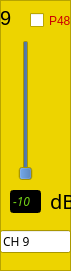
   <widget class="QFrame" name="frame_9">
    <property name="geometry">
     <rect>
      <x>0</x>
      <y>300</y>
      <width>71</width>
      <height>271</height>
     </rect>
    </property>
    <property name="palette">
     <palette>
      <active>
       <colorrole role="Base">
        <brush brushstyle="SolidPattern">
         <color alpha="255">
          <red>255</red>
          <green>255</green>
          <blue>255</blue>
         </color>
        </brush>
       </colorrole>
       <colorrole role="Window">
        <brush brushstyle="SolidPattern">
         <color alpha="255">
          <red>237</red>
          <green>212</green>
          <blue>0</blue>
         </color>
        </brush>
       </colorrole>
      </active>
      <inactive>
       <colorrole role="Base">
        <brush brushstyle="SolidPattern">
         <color alpha="255">
          <red>255</red>
          <green>255</green>
          <blue>255</blue>
         </color>
        </brush>
       </colorrole>
       <colorrole role="Window">
        <brush brushstyle="SolidPattern">
         <color alpha="255">
          <red>237</red>
          <green>212</green>
          <blue>0</blue>
         </color>
        </brush>
       </colorrole>
      </inactive>
      <disabled>
       <colorrole role="Base">
        <brush brushstyle="SolidPattern">
         <color alpha="255">
          <red>237</red>
          <green>212</green>
          <blue>0</blue>
         </color>
        </brush>
       </colorrole>
       <colorrole role="Window">
        <brush brushstyle="SolidPattern">
         <color alpha="255">
          <red>237</red>
          <green>212</green>
          <blue>0</blue>
         </color>
        </brush>
       </colorrole>
      </disabled>
     </palette>
    </property>
    <property name="autoFillBackground">
     <bool>true</bool>
    </property>
    <property name="frameShape">
     <enum>QFrame::StyledPanel</enum>
    </property>
    <property name="frameShadow">
     <enum>QFrame::Raised</enum>
    </property>
    <widget class="QLabel" name="label_3">
     <property name="geometry">
      <rect>
       <x>0</x>
       <y>10</y>
       <width>21</width>
       <height>16</height>
      </rect>
     </property>
     <property name="font">
      <font>
       <pointsize>15</pointsize>
      </font>
     </property>
     <property name="text">
      <string>9</string>
     </property>
    </widget>
    <widget class="QSlider" name="g_ch_9">
     <property name="geometry">
      <rect>
       <x>10</x>
       <y>40</y>
       <width>31</width>
       <height>141</height>
      </rect>
     </property>
     <property name="palette">
      <palette>
       <active>
        <colorrole role="Button">
         <brush brushstyle="SolidPattern">
          <color alpha="255">
           <red>52</red>
           <green>101</green>
           <blue>164</blue>
          </color>
         </brush>
        </colorrole>
       </active>
       <inactive>
        <colorrole role="Button">
         <brush brushstyle="SolidPattern">
          <color alpha="255">
           <red>52</red>
           <green>101</green>
           <blue>164</blue>
          </color>
         </brush>
        </colorrole>
       </inactive>
       <disabled>
        <colorrole role="Button">
         <brush brushstyle="SolidPattern">
          <color alpha="255">
           <red>52</red>
           <green>101</green>
           <blue>164</blue>
          </color>
         </brush>
        </colorrole>
       </disabled>
      </palette>
     </property>
     <property name="minimum">
      <number>0</number>
     </property>
     <property name="maximum">
      <number>12</number>
     </property>
     <property name="singleStep">
      <number>1</number>
     </property>
     <property name="pageStep">
      <number>1</number>
     </property>
     <property name="value">
      <number>0</number>
     </property>
     <property name="orientation">
      <enum>Qt::Vertical</enum>
     </property>
     <property name="tickInterval">
      <number>6</number>
     </property>
    </widget>
    <widget class="QCheckBox" name="p48_9">
     <property name="geometry">
      <rect>
       <x>30</x>
       <y>10</y>
       <width>41</width>
       <height>21</height>
      </rect>
     </property>
     <property name="palette">
      <palette>
       <active>
        <colorrole role="WindowText">
         <brush brushstyle="SolidPattern">
          <color alpha="255">
           <red>204</red>
           <green>0</green>
           <blue>0</blue>
          </color>
         </brush>
        </colorrole>
       </active>
       <inactive>
        <colorrole role="WindowText">
         <brush brushstyle="SolidPattern">
          <color alpha="255">
           <red>204</red>
           <green>0</green>
           <blue>0</blue>
          </color>
         </brush>
        </colorrole>
       </inactive>
       <disabled>
        <colorrole role="WindowText">
         <brush brushstyle="SolidPattern">
          <color alpha="255">
           <red>190</red>
           <green>190</green>
           <blue>190</blue>
          </color>
         </brush>
        </colorrole>
       </disabled>
      </palette>
     </property>
     <property name="text">
      <string>P48</string>
     </property>
    </widget>
    <widget class="QLineEdit" name="d_ch_9">
     <property name="enabled">
      <bool>false</bool>
     </property>
     <property name="geometry">
      <rect>
       <x>10</x>
       <y>190</y>
       <width>31</width>
       <height>23</height>
      </rect>
     </property>
     <property name="palette">
      <palette>
       <active>
        <colorrole role="WindowText">
         <brush brushstyle="SolidPattern">
          <color alpha="255">
           <red>0</red>
           <green>0</green>
           <blue>0</blue>
          </color>
         </brush>
        </colorrole>
        <colorrole role="Light">
         <brush brushstyle="SolidPattern">
          <color alpha="255">
           <red>255</red>
           <green>255</green>
           <blue>255</blue>
          </color>
         </brush>
        </colorrole>
        <colorrole role="Dark">
         <brush brushstyle="SolidPattern">
          <color alpha="255">
           <red>115</red>
           <green>210</green>
           <blue>22</blue>
          </color>
         </brush>
        </colorrole>
        <colorrole role="Text">
         <brush brushstyle="SolidPattern">
          <color alpha="255">
           <red>0</red>
           <green>0</green>
           <blue>0</blue>
          </color>
         </brush>
        </colorrole>
        <colorrole role="ButtonText">
         <brush brushstyle="SolidPattern">
          <color alpha="255">
           <red>0</red>
           <green>0</green>
           <blue>0</blue>
          </color>
         </brush>
        </colorrole>
        <colorrole role="Base">
         <brush brushstyle="SolidPattern">
          <color alpha="255">
           <red>0</red>
           <green>0</green>
           <blue>0</blue>
          </color>
         </brush>
        </colorrole>
        <colorrole role="Window">
         <brush brushstyle="SolidPattern">
          <color alpha="255">
           <red>0</red>
           <green>0</green>
           <blue>0</blue>
          </color>
         </brush>
        </colorrole>
       </active>
       <inactive>
        <colorrole role="WindowText">
         <brush brushstyle="SolidPattern">
          <color alpha="255">
           <red>0</red>
           <green>0</green>
           <blue>0</blue>
          </color>
         </brush>
        </colorrole>
        <colorrole role="Light">
         <brush brushstyle="SolidPattern">
          <color alpha="255">
           <red>255</red>
           <green>255</green>
           <blue>255</blue>
          </color>
         </brush>
        </colorrole>
        <colorrole role="Dark">
         <brush brushstyle="SolidPattern">
          <color alpha="255">
           <red>115</red>
           <green>210</green>
           <blue>22</blue>
          </color>
         </brush>
        </colorrole>
        <colorrole role="Text">
         <brush brushstyle="SolidPattern">
          <color alpha="255">
           <red>0</red>
           <green>0</green>
           <blue>0</blue>
          </color>
         </brush>
        </colorrole>
        <colorrole role="ButtonText">
         <brush brushstyle="SolidPattern">
          <color alpha="255">
           <red>0</red>
           <green>0</green>
           <blue>0</blue>
          </color>
         </brush>
        </colorrole>
        <colorrole role="Base">
         <brush brushstyle="SolidPattern">
          <color alpha="255">
           <red>0</red>
           <green>0</green>
           <blue>0</blue>
          </color>
         </brush>
        </colorrole>
        <colorrole role="Window">
         <brush brushstyle="SolidPattern">
          <color alpha="255">
           <red>0</red>
           <green>0</green>
           <blue>0</blue>
          </color>
         </brush>
        </colorrole>
       </inactive>
       <disabled>
        <colorrole role="WindowText">
         <brush brushstyle="SolidPattern">
          <color alpha="255">
           <red>115</red>
           <green>210</green>
           <blue>22</blue>
          </color>
         </brush>
        </colorrole>
        <colorrole role="Light">
         <brush brushstyle="SolidPattern">
          <color alpha="255">
           <red>255</red>
           <green>255</green>
           <blue>255</blue>
          </color>
         </brush>
        </colorrole>
        <colorrole role="Dark">
         <brush brushstyle="SolidPattern">
          <color alpha="255">
           <red>115</red>
           <green>210</green>
           <blue>22</blue>
          </color>
         </brush>
        </colorrole>
        <colorrole role="Text">
         <brush brushstyle="SolidPattern">
          <color alpha="255">
           <red>115</red>
           <green>210</green>
           <blue>22</blue>
          </color>
         </brush>
        </colorrole>
        <colorrole role="ButtonText">
         <brush brushstyle="SolidPattern">
          <color alpha="255">
           <red>115</red>
           <green>210</green>
           <blue>22</blue>
          </color>
         </brush>
        </colorrole>
        <colorrole role="Base">
         <brush brushstyle="SolidPattern">
          <color alpha="255">
           <red>0</red>
           <green>0</green>
           <blue>0</blue>
          </color>
         </brush>
        </colorrole>
        <colorrole role="Window">
         <brush brushstyle="SolidPattern">
          <color alpha="255">
           <red>0</red>
           <green>0</green>
           <blue>0</blue>
          </color>
         </brush>
        </colorrole>
       </disabled>
      </palette>
     </property>
     <property name="font">
      <font>
       <family>Clean</family>
       <italic>true</italic>
      </font>
     </property>
     <property name="text">
      <string>-10</string>
     </property>
    </widget>
    <widget class="QLabel" name="label_4">
     <property name="geometry">
      <rect>
       <x>50</x>
       <y>190</y>
       <width>21</width>
       <height>21</height>
      </rect>
     </property>
     <property name="font">
      <font>
       <family>Clean</family>
       <pointsize>15</pointsize>
      </font>
     </property>
     <property name="text">
      <string>dB</string>
     </property>
    </widget>
    <widget class="QLineEdit" name="lineEdit_9">
     <property name="geometry">
      <rect>
       <x>0</x>
       <y>230</y>
       <width>71</width>
       <height>23</height>
      </rect>
     </property>
     <property name="font">
      <font>
       <family>Clean</family>
      </font>
     </property>
     <property name="text">
      <string>CH 9</string>
     </property>
    </widget>
   </widget>
